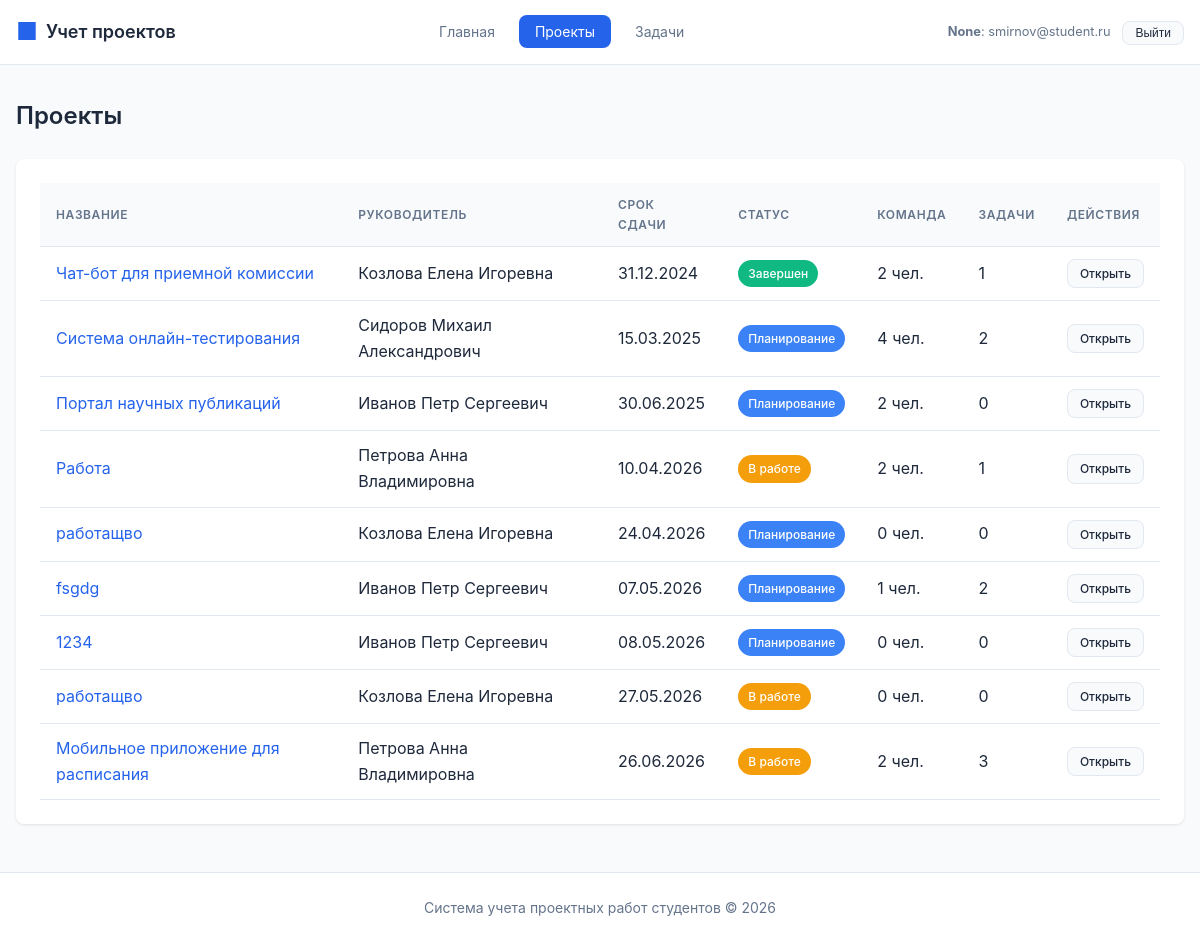
Page /projects/ (signed in) on the committed database.
### tables this page shows
CREATE TABLE project (
    id INTEGER PRIMARY KEY AUTOINCREMENT,
    title TEXT NOT NULL,
    description TEXT,
    start_date TEXT NOT NULL,
    end_date TEXT NOT NULL,
    status_id INTEGER REFERENCES project_status(id) ON DELETE SET NULL,
    supervisor_id INTEGER REFERENCES teacher(id) ON DELETE SET NULL,
    created_at TEXT DEFAULT CURRENT_TIMESTAMP,
    updated_at TEXT DEFAULT CURRENT_TIMESTAMP,
    CONSTRAINT valid_dates CHECK (end_date >= start_date)
);

CREATE TABLE project_status (
    id INTEGER PRIMARY KEY AUTOINCREMENT,
    name TEXT NOT NULL UNIQUE,
    description TEXT,
    color TEXT DEFAULT '#6B7280'
);

### routes/projects.py (the view, shortened to what this page needs)
@projects_bp.route('/')
def list_projects():
    if g.current_user["role"] == ROLE_TEACHER:
        projects = execute_query("""
            SELECT
                p.id,
                p.title,
                p.description,
                p.start_date,
                p.end_date,
                p.supervisor_id,
                ps.name as status,
                ps.color as status_color,
                t.last_name || ' ' || t.first_name || ' ' || COALESCE(t.middle_name, '') as supervisor_name,
                (SELECT COUNT(*) FROM project_team pt WHERE pt.project_id = p.id) as team_count,
                (SELECT COUNT(*) FROM task tk WHERE tk.project_id = p.id) as task_count
            FROM project p
            LEFT JOIN project_status ps ON p.status_id = ps.id
            LEFT JOIN teacher t ON p.supervisor_id = t.id
            WHERE p.supervisor_id = %s
            ORDER BY p.end_date ASC
        """, (g.current_user["id"],), fetch_all=True)
    else:
        projects = execute_query("""
            SELECT
                p.id,
                p.title,
                p.description,
                p.start_date,
                p.end_date,
                p.supervisor_id,
                ps.name as status,
                ps.color as status_color,
                t.last_name || ' ' || t.first_name || ' ' || COALESCE(t.middle_name, '') as supervisor_name,
                (SELECT COUNT(*) FROM project_team pt WHERE pt.project_id = p.id) as team_count,
                (SELECT COUNT(*) FROM task tk WHERE tk.project_id = p.id) as task_count
            FROM project p
            LEFT JOIN project_status ps ON p.status_id = ps.id
            LEFT JOIN teacher t ON p.supervisor_id = t.id
            ORDER BY p.end_date ASC
        """, fetch_all=True)
    for project in projects:
        project["can_edit"] = can_manage_project(project["id"])
    return render_template('projects/list.html', projects=projects)

### database.py (called while the page is built, shortened)
def _parse_db_value(key, value):
    if not isinstance(value, str):
        return value
    if key.endswith("_at"):
        try:
            return datetime.fromisoformat(value)
        except ValueError:
            return value
    if key.endswith("_date") or key in DATE_FIELDS:
        try:
            return date.fromisoformat(value)
        except ValueError:
            return value
    return value

def _normalize_row(row):
    raw = dict(row)
    return {key: _parse_db_value(key, value) for key, value in raw.items()}

def get_db_connection():
    conn = sqlite3.connect(Config.SQLITE_PATH)
    conn.row_factory = sqlite3.Row
    conn.execute("PRAGMA foreign_keys = ON")
    return conn

def execute_query(query, params=None, fetch_one=False, fetch_all=False, commit=False):
    conn = get_db_connection()
    cursor = conn.cursor()
    result = None
    try:
        sqlite_query = query.replace("%s", "?")
        cursor.execute(sqlite_query, params or ())
        if fetch_one:
            row = cursor.fetchone()
            result = _normalize_row(row) if row else None
        elif fetch_all:
            result = [_normalize_row(row) for row in cursor.fetchall()]
    except Exception as e:
        conn.rollback()
        raise e
    finally:
        cursor.close()
        conn.close()
    return result

### routes/auth.py (called while the page is built, shortened)
def can_manage_project(project_id):
    current_user = g.current_user
    if not current_user:
        return False
    if current_user["role"] == ROLE_ADMIN:
        return True
    if current_user["role"] != ROLE_TEACHER:
        return False

### templates/projects/list.html (shortened to what this page needs)
{% extends 'base.html' %}
{% block content %}
<div class="page-header">
    <h1 class="page-title">Проекты</h1>
</div>
<div class="card">
    {% if projects %}
    <div class="table-container">
        <table>
            <thead>
                <tr>
                    <th>Название</th>
                    <th>Руководитель</th>
                    <th>Срок сдачи</th>
                    <th>Статус</th>
                    <th>Команда</th>
                    <th>Задачи</th>
                    <th>Действия</th>
                </tr>
            </thead>
            <tbody>
                {% for project in projects %}
                <tr>
                    <td>
                        <a href="{{ url_for('projects.view_project', project_id=project.id) }}" class="link">
                            {{ project.title }}
                        </a>
                    </td>
                    <td>{{ project.supervisor_name or 'Не назначен' }}</td>
                    <td>{{ project.end_date.strftime('%d.%m.%Y') if project.end_date else '-' }}</td>
                    <td>
                        <span class="badge badge-status" style="background-color: {{ project.status_color or '#6B7280' }}">
                            {{ project.status or 'Не указан' }}
                        </span>
                    </td>
                    <td>{{ project.team_count }} чел.</td>
                    <td>{{ project.task_count }}</td>
                    <td>
                        <div class="btn-group">
                            <a href="{{ url_for('projects.view_project', project_id=project.id) }}" class="btn btn-secondary btn-sm">Открыть</a>
                        </div>
                    </td>
                </tr>
                {% endfor %}
            </tbody>
        </table>
    </div>
    {% endif %}
</div>
{% endblock %}

### static/style.css (style rules this page uses)
* { margin: 0; padding: 0; box-sizing: border-box; }
:root { --primary: #2563eb; --primary-dark: #1d4ed8; --secondary: #64748b; --success: #10b981; --warning: #f59e0b; --danger: #ef4444; --background: #f8fafc; --surface: #ffffff; --text: #1e293b; --text-secondary: #64748b; --border: #e2e8f0; --shadow: 0 1px 3px rgba(0,0,0,0.1); --shadow-lg: 0 4px 6px rgba(0,0,0,0.1); --radius: 8px; }
body { font-family: -apple-system, BlinkMacSystemFont, 'Segoe UI', Roboto, 'Helvetica Neue', Arial, sans-serif; background-color: var(--background); color: var(--text); line-height: 1.6; min-height: 100vh; display: flex; flex-direction: column; }
.page-header { display: flex; align-items: center; justify-content: space-between; margin-bottom: 1.5rem; flex-wrap: wrap; gap: 1rem; }
.page-title { font-size: 1.5rem; font-weight: 600; color: var(--text); }
.card { background: var(--surface); border-radius: var(--radius); box-shadow: var(--shadow); padding: 1.5rem; margin-bottom: 1rem; }
.table-container { overflow-x: auto; }
table { width: 100%; border-collapse: collapse; }
th, td { padding: 0.75rem 1rem; text-align: left; border-bottom: 1px solid var(--border); }
th { font-weight: 600; font-size: 0.75rem; text-transform: uppercase; letter-spacing: 0.05em; color: var(--text-secondary); background: var(--background); }
.btn { display: inline-flex; align-items: center; gap: 0.5rem; padding: 0.5rem 1rem; font-size: 0.875rem; font-weight: 500; border-radius: var(--radius); border: none; cursor: pointer; text-decoration: none; transition: all 0.2s; }
.btn-secondary { background: var(--background); color: var(--text); border: 1px solid var(--border); }
.btn-sm { padding: 0.25rem 0.75rem; font-size: 0.75rem; }
.btn-group { display: flex; gap: 0.5rem; }
.badge { display: inline-flex; align-items: center; padding: 0.25rem 0.625rem; font-size: 0.75rem; font-weight: 500; border-radius: 9999px; white-space: nowrap; }
.badge-status { color: white; }
.link { color: var(--primary); text-decoration: none; }

### rows in the picture
project: title "Чат-бот для приемной комиссии", supervisor_name "Козлова Елена Игоревна", end_date "31.12.2024", name "Завершен", team_count "2", task_count "1"
project: title "Система онлайн-тестирования", supervisor_name "Сидоров Михаил Александрович", end_date "15.03.2025", name "Планирование", team_count "4", task_count "2"
project: title "Портал научных публикаций", supervisor_name "Иванов Петр Сергеевич", end_date "30.06.2025", name "Планирование", team_count "2", task_count "0"
project: title "Работа", supervisor_name "Петрова Анна Владимировна", end_date "10.04.2026", name "В работе", team_count "2", task_count "1"
project: title "работащво", supervisor_name "Козлова Елена Игоревна", end_date "24.04.2026", name "Планирование", team_count "0", task_count "0"
project: title "fsgdg", supervisor_name "Иванов Петр Сергеевич", end_date "07.05.2026", name "Планирование", team_count "1", task_count "2"
project: title "1234", supervisor_name "Иванов Петр Сергеевич", end_date "08.05.2026", name "Планирование", team_count "0", task_count "0"
project: title "работащво", supervisor_name "Козлова Елена Игоревна", end_date "27.05.2026", name "В работе", team_count "0", task_count "0"
project: title "Мобильное приложение для расписания", supervisor_name "Петрова Анна Владимировна", end_date "26.06.2026", name "В работе", team_count "2", task_count "3"

### other values in the picture
{{ current_user.role_label }} "None"
{{ current_user.name }} "smirnov@student.ru"
